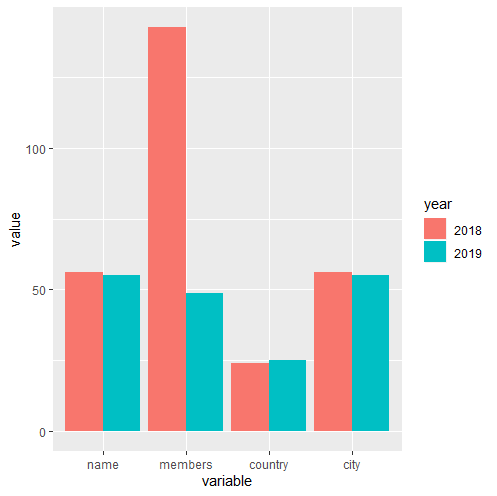

The script that drew this image:
#Load required packages
library(reshape2)
library(ggplot2)
library(stringr)

#Read data
text<-read.csv("https://raw.githubusercontent.com/benubah/r-community-explorer/master/docs/data/rladies.csv")
dim(text)

#Activity created data for 2018 and 2019 respectively
get2018<-text[str_which(text$created,"2018"),]
get2019<-text[str_which(text$created,"2019"),]
dim(get2018)
dim(get2019)

#Sum the total number of name, members, country, and city variables
#Among them, because the number of members is too large, the number of members is taken as 1%

name<-c(sum(duplicated(get2018$name)==FALSE),sum(duplicated(get2019$name)==FALSE))
country<-c(sum(duplicated(get2018$country)==FALSE),sum(duplicated(get2019$country)==FALSE))
members<-c(sum(get2018$members)/100,sum(get2019$members)/100)
city<-c(sum(duplicated(get2018$city)==FALSE),sum(duplicated(get2019$city)==FALSE))
year<-c("2018","2019")

#Visualize bar charts of variables, comparing 2018 and 2019
new_text<-data.frame(year,name,members,country,city)
new_text
new_text1<-melt(new_text,id=c("year"))
ggplot(data=new_text1,aes(x=variable,y=value,fill=year))+
 geom_col(position = position_dodge())
